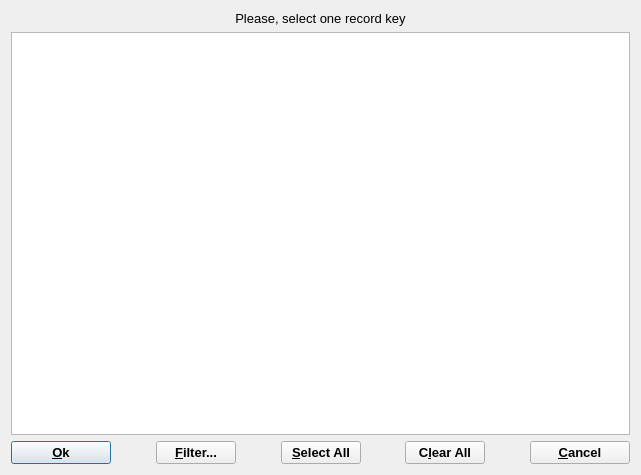
<?xml version="1.0" encoding="UTF-8"?>
<ui version="4.0">
 <author>Andy Rysin &lt;arysin@yahoo.com&gt;</author>
 <class>KeyDialogData</class>
 <widget class="QDialog" name="KeyDialogData">
  <property name="geometry">
   <rect>
    <x>0</x>
    <y>0</y>
    <width>641</width>
    <height>475</height>
   </rect>
  </property>
  <property name="minimumSize">
   <size>
    <width>0</width>
    <height>0</height>
   </size>
  </property>
  <property name="font">
   <font>
    <pointsize>10</pointsize>
   </font>
  </property>
  <property name="windowTitle">
   <string>List of GEMS database record keys</string>
  </property>
  <layout class="QGridLayout">
   <item row="0" column="0">
    <widget class="QLabel" name="pLabel">
     <property name="text">
      <string>Please, select one record key</string>
     </property>
     <property name="alignment">
      <set>Qt::AlignCenter</set>
     </property>
     <property name="wordWrap">
      <bool>false</bool>
     </property>
    </widget>
   </item>
   <item row="1" column="0">
    <widget class="QListWidget" name="pList">
     <property name="sizePolicy">
      <sizepolicy hsizetype="Expanding" vsizetype="Expanding">
       <horstretch>0</horstretch>
       <verstretch>0</verstretch>
      </sizepolicy>
     </property>
     <property name="palette">
      <palette>
       <active>
        <colorrole role="Highlight">
         <brush brushstyle="SolidPattern">
          <color alpha="255">
           <red>49</red>
           <green>106</green>
           <blue>197</blue>
          </color>
         </brush>
        </colorrole>
        <colorrole role="HighlightedText">
         <brush brushstyle="SolidPattern">
          <color alpha="255">
           <red>255</red>
           <green>255</green>
           <blue>255</blue>
          </color>
         </brush>
        </colorrole>
       </active>
       <inactive>
        <colorrole role="Highlight">
         <brush brushstyle="SolidPattern">
          <color alpha="255">
           <red>49</red>
           <green>106</green>
           <blue>197</blue>
          </color>
         </brush>
        </colorrole>
        <colorrole role="HighlightedText">
         <brush brushstyle="SolidPattern">
          <color alpha="255">
           <red>255</red>
           <green>255</green>
           <blue>255</blue>
          </color>
         </brush>
        </colorrole>
       </inactive>
       <disabled>
        <colorrole role="Highlight">
         <brush brushstyle="SolidPattern">
          <color alpha="255">
           <red>49</red>
           <green>106</green>
           <blue>197</blue>
          </color>
         </brush>
        </colorrole>
        <colorrole role="HighlightedText">
         <brush brushstyle="SolidPattern">
          <color alpha="255">
           <red>255</red>
           <green>255</green>
           <blue>255</blue>
          </color>
         </brush>
        </colorrole>
       </disabled>
      </palette>
     </property>
     <property name="selectionBehavior">
      <enum>QAbstractItemView::SelectRows</enum>
     </property>
     <property name="resizeMode">
      <enum>QListView::Adjust</enum>
     </property>
    </widget>
   </item>
   <item row="2" column="0">
    <layout class="QHBoxLayout">
     <property name="spacing">
      <number>6</number>
     </property>
     <property name="margin">
      <number>0</number>
     </property>
     <item>
      <widget class="QPushButton" name="PushButton1">
       <property name="sizePolicy">
        <sizepolicy hsizetype="Minimum" vsizetype="Minimum">
         <horstretch>0</horstretch>
         <verstretch>0</verstretch>
        </sizepolicy>
       </property>
       <property name="minimumSize">
        <size>
         <width>100</width>
         <height>0</height>
        </size>
       </property>
       <property name="font">
        <font>
         <family>Arial</family>
         <weight>75</weight>
         <bold>true</bold>
        </font>
       </property>
       <property name="text">
        <string>&amp;Ok</string>
       </property>
       <property name="shortcut">
        <string>Alt+O</string>
       </property>
       <property name="default">
        <bool>true</bool>
       </property>
      </widget>
     </item>
     <item>
      <spacer>
       <property name="orientation">
        <enum>Qt::Horizontal</enum>
       </property>
       <property name="sizeType">
        <enum>QSizePolicy::Expanding</enum>
       </property>
       <property name="sizeHint" stdset="0">
        <size>
         <width>20</width>
         <height>0</height>
        </size>
       </property>
      </spacer>
     </item>
     <item>
      <widget class="QPushButton" name="pFilterButton">
       <property name="sizePolicy">
        <sizepolicy hsizetype="Minimum" vsizetype="Minimum">
         <horstretch>0</horstretch>
         <verstretch>0</verstretch>
        </sizepolicy>
       </property>
       <property name="font">
        <font>
         <family>Arial</family>
         <weight>75</weight>
         <bold>true</bold>
        </font>
       </property>
       <property name="toolTip">
        <string>Here you can specify a template to filter a large list of record keys</string>
       </property>
       <property name="text">
        <string>&amp;Filter...</string>
       </property>
      </widget>
     </item>
     <item>
      <spacer>
       <property name="orientation">
        <enum>Qt::Horizontal</enum>
       </property>
       <property name="sizeType">
        <enum>QSizePolicy::Expanding</enum>
       </property>
       <property name="sizeHint" stdset="0">
        <size>
         <width>20</width>
         <height>0</height>
        </size>
       </property>
      </spacer>
     </item>
     <item>
      <widget class="QPushButton" name="pButton2">
       <property name="sizePolicy">
        <sizepolicy hsizetype="Minimum" vsizetype="Minimum">
         <horstretch>0</horstretch>
         <verstretch>0</verstretch>
        </sizepolicy>
       </property>
       <property name="font">
        <font>
         <family>Arial</family>
         <weight>75</weight>
         <bold>true</bold>
        </font>
       </property>
       <property name="toolTip">
        <string>Here you can selected all list of record keys</string>
       </property>
       <property name="text">
        <string>&amp;Select All</string>
       </property>
      </widget>
     </item>
     <item>
      <spacer>
       <property name="orientation">
        <enum>Qt::Horizontal</enum>
       </property>
       <property name="sizeType">
        <enum>QSizePolicy::Expanding</enum>
       </property>
       <property name="sizeHint" stdset="0">
        <size>
         <width>20</width>
         <height>0</height>
        </size>
       </property>
      </spacer>
     </item>
     <item>
      <widget class="QPushButton" name="pButton3">
       <property name="sizePolicy">
        <sizepolicy hsizetype="Minimum" vsizetype="Minimum">
         <horstretch>0</horstretch>
         <verstretch>0</verstretch>
        </sizepolicy>
       </property>
       <property name="font">
        <font>
         <family>Arial</family>
         <weight>75</weight>
         <bold>true</bold>
        </font>
       </property>
       <property name="toolTip">
        <string>Here you can clearing all selection</string>
       </property>
       <property name="text">
        <string>C&amp;lear All</string>
       </property>
      </widget>
     </item>
     <item>
      <spacer>
       <property name="orientation">
        <enum>Qt::Horizontal</enum>
       </property>
       <property name="sizeType">
        <enum>QSizePolicy::Expanding</enum>
       </property>
       <property name="sizeHint" stdset="0">
        <size>
         <width>20</width>
         <height>0</height>
        </size>
       </property>
      </spacer>
     </item>
     <item>
      <widget class="QPushButton" name="PushButton3">
       <property name="sizePolicy">
        <sizepolicy hsizetype="Minimum" vsizetype="Minimum">
         <horstretch>0</horstretch>
         <verstretch>0</verstretch>
        </sizepolicy>
       </property>
       <property name="minimumSize">
        <size>
         <width>100</width>
         <height>0</height>
        </size>
       </property>
       <property name="font">
        <font>
         <family>Arial</family>
         <weight>75</weight>
         <bold>true</bold>
        </font>
       </property>
       <property name="text">
        <string>&amp;Cancel</string>
       </property>
       <property name="shortcut">
        <string>Alt+C</string>
       </property>
      </widget>
     </item>
    </layout>
   </item>
  </layout>
 </widget>
 <layoutdefault spacing="6" margin="11"/>
 <tabstops>
  <tabstop>PushButton1</tabstop>
  <tabstop>pFilterButton</tabstop>
  <tabstop>pButton2</tabstop>
  <tabstop>pButton3</tabstop>
  <tabstop>PushButton3</tabstop>
 </tabstops>
 <resources/>
 <connections>
  <connection>
   <sender>PushButton1</sender>
   <signal>clicked()</signal>
   <receiver>KeyDialogData</receiver>
   <slot>accept()</slot>
   <hints>
    <hint type="sourcelabel">
     <x>20</x>
     <y>20</y>
    </hint>
    <hint type="destinationlabel">
     <x>20</x>
     <y>20</y>
    </hint>
   </hints>
  </connection>
  <connection>
   <sender>PushButton3</sender>
   <signal>clicked()</signal>
   <receiver>KeyDialogData</receiver>
   <slot>reject()</slot>
   <hints>
    <hint type="sourcelabel">
     <x>20</x>
     <y>20</y>
    </hint>
    <hint type="destinationlabel">
     <x>20</x>
     <y>20</y>
    </hint>
   </hints>
  </connection>
  <connection>
   <sender>pFilterButton</sender>
   <signal>clicked()</signal>
   <receiver>KeyDialogData</receiver>
   <slot>CmFilter()</slot>
   <hints>
    <hint type="sourcelabel">
     <x>20</x>
     <y>20</y>
    </hint>
    <hint type="destinationlabel">
     <x>20</x>
     <y>20</y>
    </hint>
   </hints>
  </connection>
  <connection>
   <sender>pButton2</sender>
   <signal>clicked()</signal>
   <receiver>KeyDialogData</receiver>
   <slot>CmSelectAll()</slot>
   <hints>
    <hint type="sourcelabel">
     <x>20</x>
     <y>20</y>
    </hint>
    <hint type="destinationlabel">
     <x>20</x>
     <y>20</y>
    </hint>
   </hints>
  </connection>
  <connection>
   <sender>pButton3</sender>
   <signal>clicked()</signal>
   <receiver>KeyDialogData</receiver>
   <slot>CmClearAll()</slot>
   <hints>
    <hint type="sourcelabel">
     <x>20</x>
     <y>20</y>
    </hint>
    <hint type="destinationlabel">
     <x>20</x>
     <y>20</y>
    </hint>
   </hints>
  </connection>
 </connections>
</ui>
